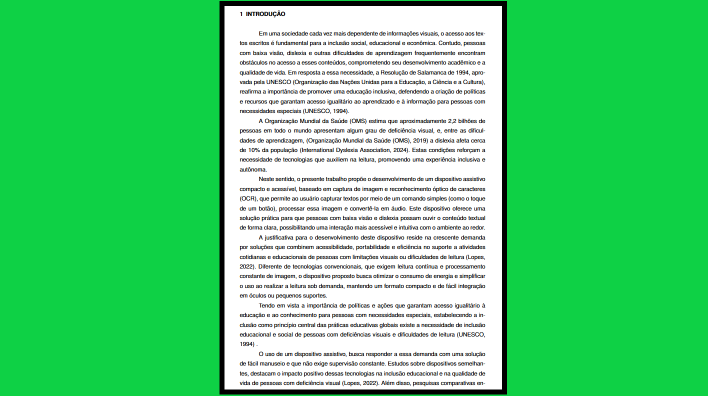
#> input picture Photos/PagT.png, 1416 x 792 px (shown at 1/2 size)
$ python -i 'Codigo FInal.py'   (imports and definitions only)
#> lines starting #> are read from the running program, lines starting #| are printed output that depends on the picture; after the words box and inside, x2 and y2 are one past the last pixel; in counts of white or black regions, pixels touching at a corner belong together
import cv2
import numpy as np
from PIL import Image
import os
from maix import nn, camera, display, image
from difflib import SequenceMatcher
import unicodedata
ocr_model_path = "/root/models/pp_ocr_en.mud"
base_path = "/root/teste/"

# [1 line not run here, left out]
# [1 line that did not run here, left out]
# [1 line not run here, left out]


# ######################################### CV2 INICIO###################################################
# --- Função de debug ---
def save_debug(img, name):
    """Salva a imagem de debug em /root/teste/"""
    if img is None or (hasattr(img, 'size') and img.size == 0):
        print(f"[ERRO] Imagem '{name}' está vazia, não foi salva.")
        return
    path = f"/root/teste/{name}.jpg"
    cv2.imwrite(path, img)
    print(f"Imagem salva em: {path}")

# --- Carregar imagem ---
img_path = "/root/teste/PagT.png"

# [10 lines not run here, left out]

# --- Exemplo de detecção de página (substitua pela sua função real) ---
# [89 lines left out: functions detect_page, remove_border, not called in this run]


# === Crop_Image ===
def Crop_Image(page_img):
    blur = cv2.GaussianBlur(page_img, (7, 7), 0)
    save_debug(blur, "Debug_Crop_Blur")

    _, thresh = cv2.threshold(blur, 0, 255, cv2.THRESH_BINARY + cv2.THRESH_OTSU)
    thresh = cv2.bitwise_not(thresh)
    save_debug(thresh, "Debug_Crop_Thresh")

    kernel = cv2.getStructuringElement(cv2.MORPH_RECT, (7, 7))
    dilated = cv2.dilate(thresh, kernel, iterations=2)
    save_debug(dilated, "Debug_Crop_Dilated")

    contours, _ = cv2.findContours(dilated.copy(), cv2.RETR_EXTERNAL, cv2.CHAIN_APPROX_SIMPLE)
    all_contours_vis = np.zeros_like(thresh)
    all_contours_vis = cv2.cvtColor(all_contours_vis, cv2.COLOR_GRAY2BGR)

    for cnt in contours:
        cv2.drawContours(all_contours_vis, [cnt], -1, (0, 255, 0), 2)
    save_debug(all_contours_vis, "Debug_Crop_AllContours")

    big_contour = max(contours, key=cv2.contourArea)
    hull = cv2.convexHull(big_contour)
    hullimg = cv2.drawContours(page_img.copy(), [hull], -1, [0, 255, 45], 3)
    save_debug(hullimg, "Debug_Crop_Hull")

    x, y, w, h = cv2.boundingRect(hull)
    vis_img = page_img[y:y+h, x:x+w]
    save_debug(vis_img, "Debug_Crop_Result")

    return vis_img


# === Crop_Paragraphs ===
# [40 lines left out: function Crop_Paragraphs, not called in this run]


######################################### CV2------------------FINAL ######################################


img_path = "/root/teste/ImageTest.jpg"
# [5 lines not run here, left out]
# [1 line that did not run here, left out]
# [1 line that did not run here, left out]
# [1 line that did not run here, left out]
# [1 line that did not run here, left out]
# [1 line that did not run here, left out]

# [2 lines not run here, left out]
# --- Detectar página ---
# [1 line that did not run here, left out]
count = 1


# [8 lines not run here, left out]


###########################- OCR________________


# [4 lines that did not run here, left out]


# [41 lines not run here, left out]


textos_ocr = []
# [7 lines not run here, left out]

# --- Junta todos os textos OCR ---
texto_ocr_final = " ".join(textos_ocr)

# [7 lines not run here, left out]

>>> import cv2
>>> picture = cv2.imread('Photos/PagT.png', cv2.IMREAD_GRAYSCALE)
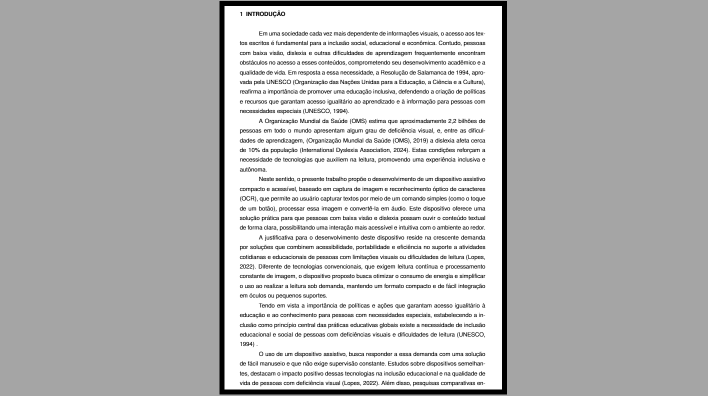
#> picture: shape (792, 1416) (shown at 1/2 size); min 0, max 255, mean 185.3
>>> result = Crop_Image(picture)
#> in Crop_Image, `_, thresh = cv2.threshold(blur, 0, 255, cv2.THRESH_BINARY + cv2.THRESH..`:
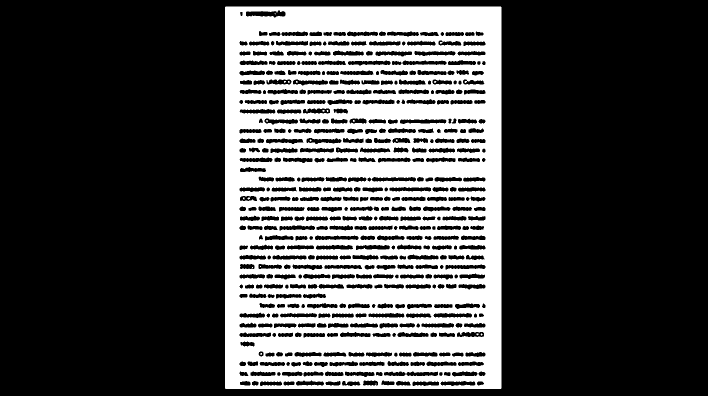
#> thresh: shape (792, 1416) (shown at 1/2 size); 28.2% white; 22 white regions (21 under 20 px), largest, box (x1, y1, x2, y2) and area: (450, 13, 1003, 778) 315775
#> in Crop_Image, `dilated = cv2.dilate(thresh, kernel, iterations=2)`:
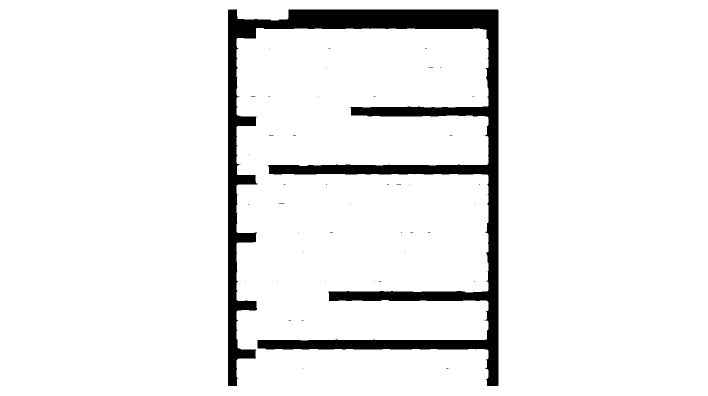
#> dilated: shape (792, 1416) (shown at 1/2 size); 93% white; 43 black regions (42 under 20 px), largest, box (x1, y1, x2, y2) and area: (456, 19, 997, 772) 78293
#> in Crop_Image, `contours, _ = cv2.findContours(dilated.copy(), cv2.RETR_EXTERNAL, cv2...`: contours = [[[0, 0], [0, 791], [1415, 791], [1415, 0]]]
#> in Crop_Image, `all_contours_vis = cv2.cvtColor(all_contours_vis, cv2.COLOR_GRAY2BGR)`: all_contours_vis: shape (792, 1416, 3); every value is 0
#> the loop in Crop_Image, `for cnt in contours:` made 1 pass
#> cnt on pass 1: [[0, 0], [0, 791], [1415, 791], [1415, 0]]
#> after the loop in Crop_Image, `for cnt in contours:`:
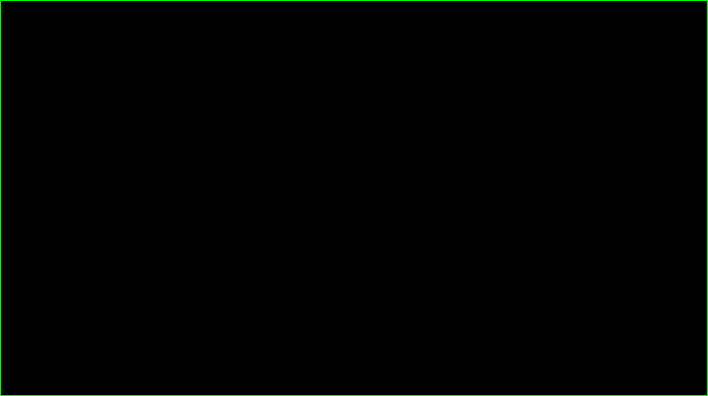
#> all_contours_vis: shape (792, 1416, 3) (shown at 1/2 size); mean B, G, R 0, 2, 0
#> in Crop_Image, `big_contour = max(contours, key=cv2.contourArea)`: big_contour = [[0, 0], [0, 791], [1415, 791], [1415, 0]]
#> in Crop_Image, `hull = cv2.convexHull(big_contour)`: hull = [[1415, 0], [1415, 791], [0, 791], [0, 0]]
#> in Crop_Image, `x, y, w, h = cv2.boundingRect(hull)`: x = 0; w = 1416; h = 792

$ run again, on Photos/ImagemTParagrafo.png
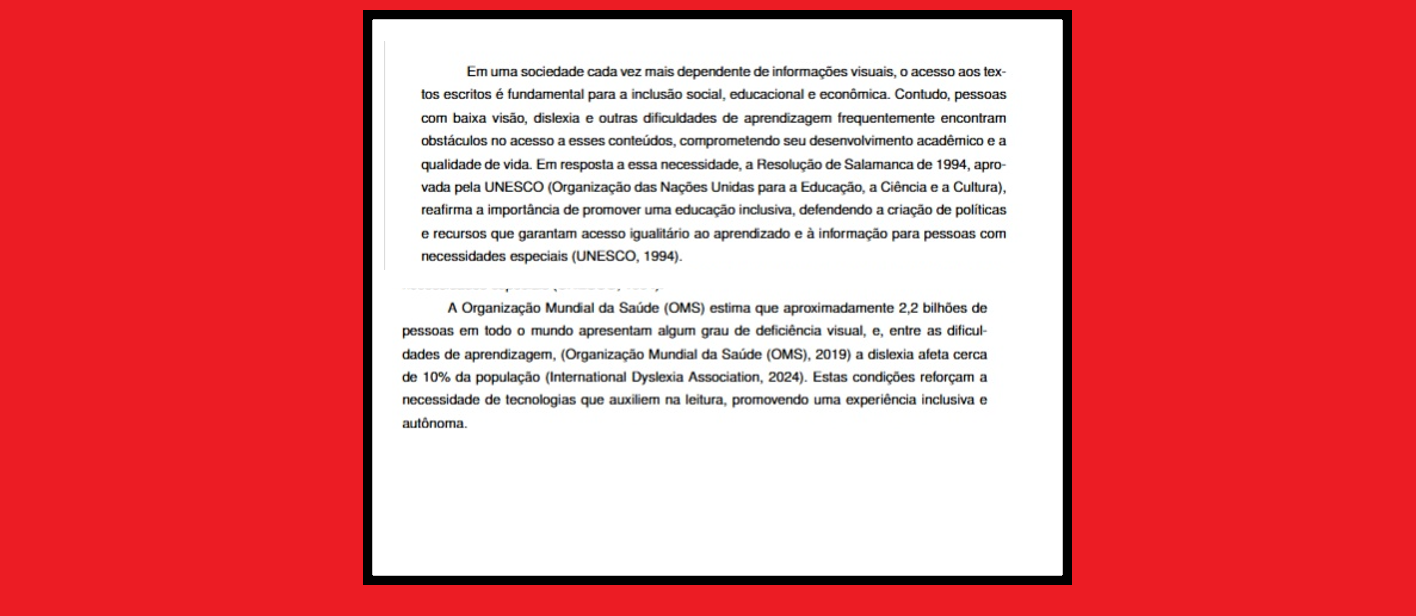
#> input picture Photos/ImagemTParagrafo.png, 1416 x 616 px
#> in Crop_Image, `_, thresh = cv2.threshold(blur, 0, 255, cv2.THRESH_BINARY + cv2.THRESH..`:
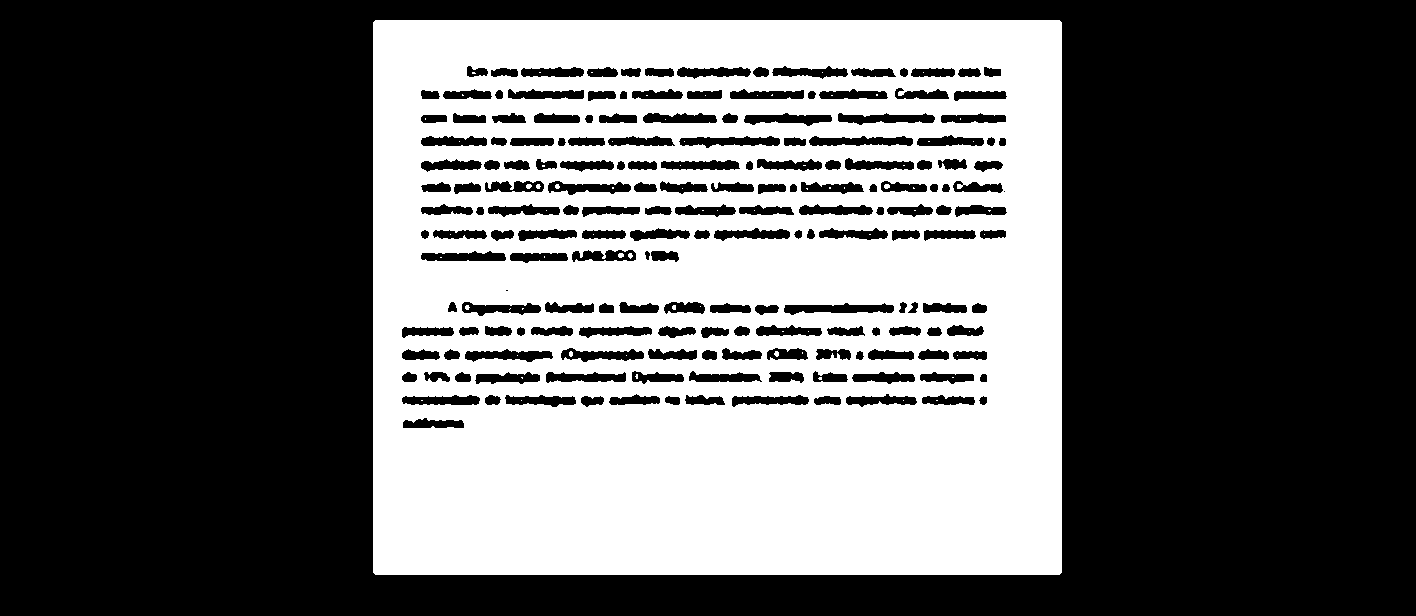
#> thresh: shape (616, 1416); 37.6% white; 72 white regions (64 under 20 px), largest, box (x1, y1, x2, y2) and area: (373, 20, 1062, 575) 327296, (884, 184, 890, 189) 25, (618, 253, 624, 258) 25
#> dilated: shape (616, 1416); 77.4% white; 84 black regions (35 under 20 px), largest, box (x1, y1, x2, y2) and area: (379, 26, 1056, 569) 191870, (412, 341, 563, 345) 373, (800, 318, 947, 322) 300
#> contours = [[[0, 0], [0, 615], [1415, 615], [1415, 0]]]
#> the loop in Crop_Image, `for cnt in contours:` made 1 pass
#> cnt on pass 1: [[0, 0], [0, 615], [1415, 615], [1415, 0]]
#> after the loop in Crop_Image, `for cnt in contours:`:
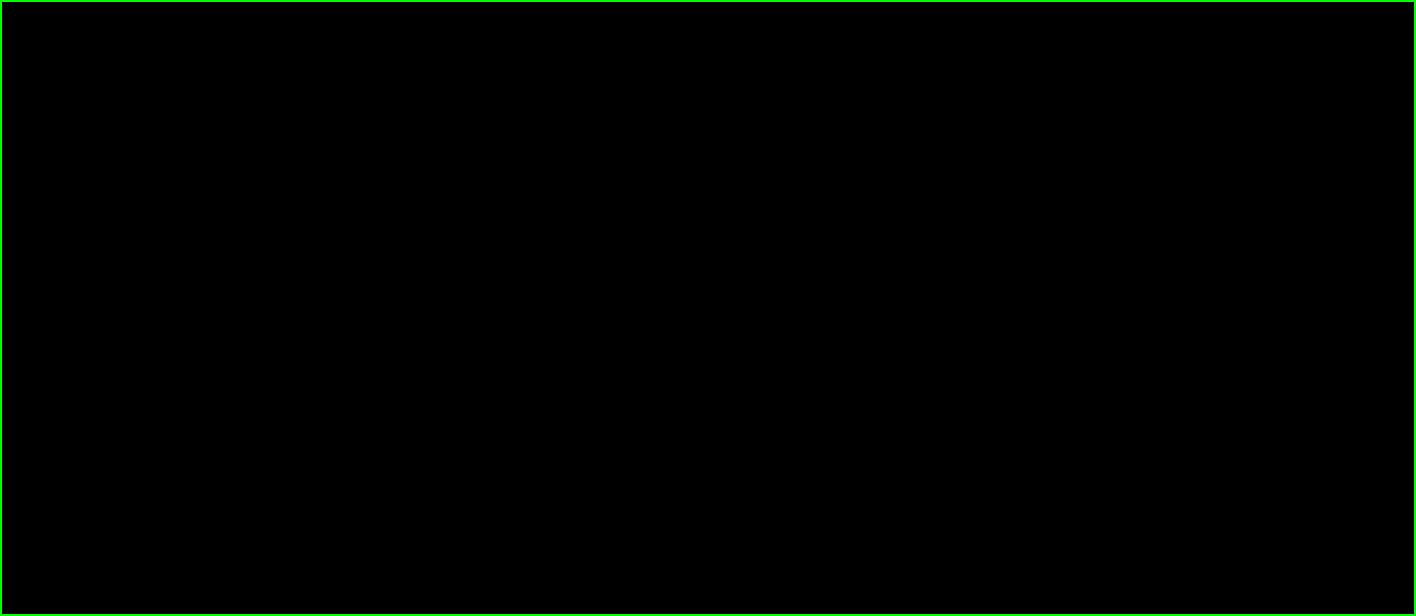
#> all_contours_vis: shape (616, 1416, 3); mean B, G, R 0, 2.4, 0
#> big_contour = [[0, 0], [0, 615], [1415, 615], [1415, 0]]
#> hull = [[1415, 0], [1415, 615], [0, 615], [0, 0]]
#> x = 0; w = 1416; h = 616
